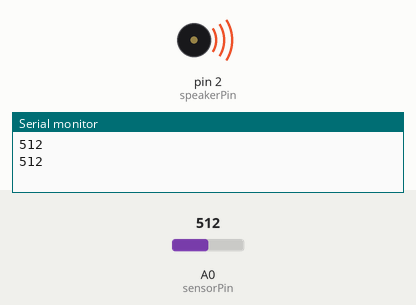
Simulated run of this sketch. Board: Arduino Uno, built with avr-gcc and run on an emulated ATmega328P. Shown: buzzer (waves = sounding, pin HIGH), the last lines printed to the serial monitor. The test bench sets the inputs (shaded band); at power-on: A0 (sensorPin) = 512.

Above: at 1.2 s.
1.3 s: A0 (sensorPin) set to 208
3.2 s: A0 (sensorPin) set to 192
At 5.0 s:
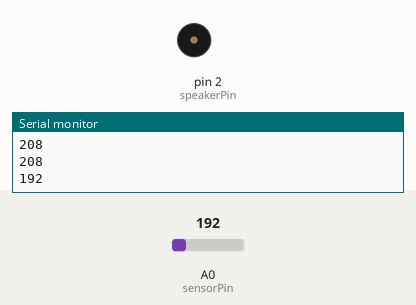
5.5 s: A0 (sensorPin) set to 210
At 6.6 s:
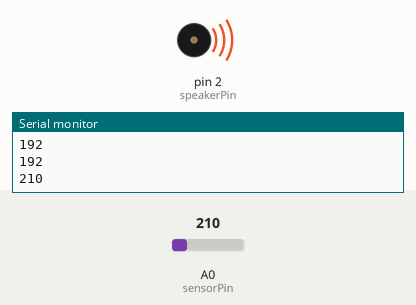
7.5 s: A0 (sensorPin) set to 190
At 9.4 s:
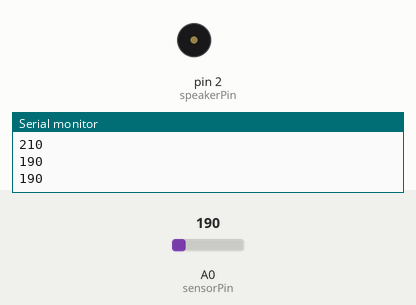
Timing chart, 0 to 10.5 s (numbered marks = the images above; inputs shaded):
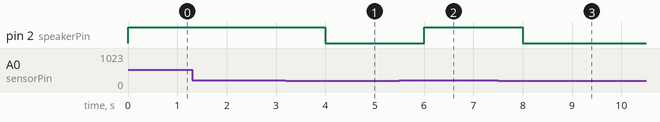

The sketch:

mq_4.ino
```cpp
int sensorPin = 0;
int speakerPin = 2;

void setup()
{
  pinMode (speakerPin, OUTPUT);
  Serial.begin(115200);

}

void loop()
{
 if(analogRead(sensorPin) <= 200)
 {
   analogWrite (speakerPin, 0);
 }
 else if(analogRead(sensorPin) > 200)
 {
   analogWrite (speakerPin, 255);
 }
 Serial.println(analogRead(sensorPin));
 delay(1000);                                     //waiting a second
}
```

Measured:
- the behaviour switches between 201 and 200 on A0 (sensorPin) (found by bisection; images 0 and 1)
- after the input at 3.2 s, pin 2 (speakerPin): HIGH → LOW after 0.80 s
- after the input at 5.5 s, pin 2 (speakerPin): LOW → HIGH after 0.50 s
- after the input at 7.5 s, pin 2 (speakerPin): HIGH → LOW after 0.50 s
